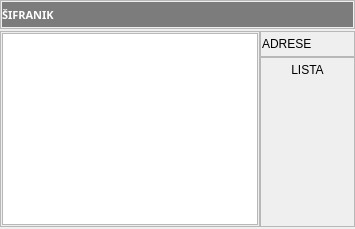
       <widget class="QFrame" name="frame_3">
        <property name="frameShape">
         <enum>QFrame::NoFrame</enum>
        </property>
        <property name="frameShadow">
         <enum>QFrame::Raised</enum>
        </property>
        <layout class="QVBoxLayout" name="verticalLayout_3">
         <property name="spacing">
          <number>0</number>
         </property>
         <property name="leftMargin">
          <number>0</number>
         </property>
         <property name="topMargin">
          <number>0</number>
         </property>
         <property name="rightMargin">
          <number>0</number>
         </property>
         <property name="bottomMargin">
          <number>0</number>
         </property>
         <item>
          <widget class="QFrame" name="frame_15">
           <property name="frameShape">
            <enum>QFrame::StyledPanel</enum>
           </property>
           <property name="frameShadow">
            <enum>QFrame::Raised</enum>
           </property>
           <layout class="QHBoxLayout" name="horizontalLayout_2">
            <property name="spacing">
             <number>1</number>
            </property>
            <property name="leftMargin">
             <number>1</number>
            </property>
            <property name="topMargin">
             <number>1</number>
            </property>
            <property name="rightMargin">
             <number>1</number>
            </property>
            <property name="bottomMargin">
             <number>1</number>
            </property>
            <item>
             <widget class="QLabel" name="lblSifanikTitle">
              <property name="sizePolicy">
               <sizepolicy hsizetype="Preferred" vsizetype="Maximum">
                <horstretch>0</horstretch>
                <verstretch>0</verstretch>
               </sizepolicy>
              </property>
              <property name="minimumSize">
               <size>
                <width>0</width>
                <height>25</height>
               </size>
              </property>
              <property name="maximumSize">
               <size>
                <width>16777215</width>
                <height>25</height>
               </size>
              </property>
              <property name="font">
               <font>
                <family>Sans Serif</family>
                <pointsize>8</pointsize>
                <weight>75</weight>
                <italic>false</italic>
                <bold>true</bold>
               </font>
              </property>
              <property name="styleSheet">
               <string notr="true">color: rgb(255, 255, 255);
background-color: rgb(124, 124, 124);
</string>
              </property>
              <property name="text">
               <string>ŠIFRANIK</string>
              </property>
             </widget>
            </item>
           </layout>
          </widget>
         </item>
         <item>
          <widget class="QFrame" name="frame_16">
           <property name="sizePolicy">
            <sizepolicy hsizetype="Preferred" vsizetype="Expanding">
             <horstretch>0</horstretch>
             <verstretch>0</verstretch>
            </sizepolicy>
           </property>
           <property name="frameShape">
            <enum>QFrame::NoFrame</enum>
           </property>
           <property name="frameShadow">
            <enum>QFrame::Raised</enum>
           </property>
           <layout class="QHBoxLayout" name="horizontalLayout_4">
            <property name="spacing">
             <number>0</number>
            </property>
            <property name="leftMargin">
             <number>0</number>
            </property>
            <property name="topMargin">
             <number>2</number>
            </property>
            <property name="rightMargin">
             <number>0</number>
            </property>
            <property name="bottomMargin">
             <number>2</number>
            </property>
            <item>
             <widget class="QFrame" name="frame_17">
              <property name="frameShape">
               <enum>QFrame::StyledPanel</enum>
              </property>
              <property name="frameShadow">
               <enum>QFrame::Raised</enum>
              </property>
              <layout class="QVBoxLayout" name="verticalLayout_4">
               <property name="spacing">
                <number>1</number>
               </property>
               <property name="leftMargin">
                <number>1</number>
               </property>
               <property name="topMargin">
                <number>1</number>
               </property>
               <property name="rightMargin">
                <number>1</number>
               </property>
               <property name="bottomMargin">
                <number>1</number>
               </property>
               <item>
                <widget class="QTreeWidget" name="treeSifre">
                 <property name="font">
                  <font>
                   <pointsize>8</pointsize>
                   <weight>50</weight>
                   <bold>false</bold>
                  </font>
                 </property>
                 <property name="headerHidden">
                  <bool>true</bool>
                 </property>
                 <column>
                  <property name="text">
                   <string>1</string>
                  </property>
                 </column>
                 <column>
                  <property name="text">
                   <string>2</string>
                  </property>
                 </column>
                </widget>
               </item>
              </layout>
             </widget>
            </item>
            <item>
             <widget class="QFrame" name="frame_18">
              <property name="frameShape">
               <enum>QFrame::NoFrame</enum>
              </property>
              <property name="frameShadow">
               <enum>QFrame::Raised</enum>
              </property>
              <layout class="QVBoxLayout" name="verticalLayout_6">
               <property name="spacing">
                <number>0</number>
               </property>
               <property name="leftMargin">
                <number>0</number>
               </property>
               <property name="topMargin">
                <number>0</number>
               </property>
               <property name="rightMargin">
                <number>0</number>
               </property>
               <property name="bottomMargin">
                <number>0</number>
               </property>
               <item>
                <widget class="QFrame" name="frame_20">
                 <property name="frameShape">
                  <enum>QFrame::NoFrame</enum>
                 </property>
                 <property name="frameShadow">
                  <enum>QFrame::Raised</enum>
                 </property>
                 <layout class="QVBoxLayout" name="verticalLayout_5">
                  <property name="spacing">
                   <number>0</number>
                  </property>
                  <property name="leftMargin">
                   <number>0</number>
                  </property>
                  <property name="topMargin">
                   <number>0</number>
                  </property>
                  <property name="rightMargin">
                   <number>0</number>
                  </property>
                  <property name="bottomMargin">
                   <number>0</number>
                  </property>
                  <item>
                   <widget class="QFrame" name="frame_4">
                    <property name="frameShape">
                     <enum>QFrame::StyledPanel</enum>
                    </property>
                    <property name="frameShadow">
                     <enum>QFrame::Raised</enum>
                    </property>
                    <layout class="QHBoxLayout" name="horizontalLayout_18">
                     <property name="spacing">
                      <number>1</number>
                     </property>
                     <property name="leftMargin">
                      <number>1</number>
                     </property>
                     <property name="topMargin">
                      <number>1</number>
                     </property>
                     <property name="rightMargin">
                      <number>1</number>
                     </property>
                     <property name="bottomMargin">
                      <number>1</number>
                     </property>
                     <item>
                      <widget class="QLabel" name="label_15">
                       <property name="sizePolicy">
                        <sizepolicy hsizetype="Expanding" vsizetype="Preferred">
                         <horstretch>0</horstretch>
                         <verstretch>0</verstretch>
                        </sizepolicy>
                       </property>
                       <property name="frameShape">
                        <enum>QFrame::NoFrame</enum>
                       </property>
                       <property name="text">
                        <string>ADRESE</string>
                       </property>
                      </widget>
                     </item>
                     <item>
                      <widget class="QPushButton" name="pushButton">
                       <property name="sizePolicy">
                        <sizepolicy hsizetype="Minimum" vsizetype="Fixed">
                         <horstretch>0</horstretch>
                         <verstretch>0</verstretch>
                        </sizepolicy>
                       </property>
                       <property name="cursor">
                        <cursorShape>PointingHandCursor</cursorShape>
                       </property>
                       <property name="text">
                        <string/>
                       </property>
                       <property name="icon">
                        <iconset resource="../../resources/DonatForm.qrc">
                         <normaloff>:/InDonat/Forms/images/ig_menuBlueUp.gif</normaloff>:/InDonat/Forms/images/ig_menuBlueUp.gif</iconset>
                       </property>
                       <property name="iconSize">
                        <size>
                         <width>16</width>
                         <height>24</height>
                        </size>
                       </property>
                       <property name="flat">
                        <bool>true</bool>
                       </property>
                      </widget>
                     </item>
                    </layout>
                   </widget>
                  </item>
                  <item>
                   <widget class="QFrame" name="frame_21">
                    <property name="frameShape">
                     <enum>QFrame::StyledPanel</enum>
                    </property>
                    <property name="frameShadow">
                     <enum>QFrame::Raised</enum>
                    </property>
                    <layout class="QVBoxLayout" name="verticalLayout_7">
                     <property name="spacing">
                      <number>1</number>
                     </property>
                     <property name="leftMargin">
                      <number>1</number>
                     </property>
                     <property name="topMargin">
                      <number>1</number>
                     </property>
                     <property name="rightMargin">
                      <number>1</number>
                     </property>
                     <property name="bottomMargin">
                      <number>1</number>
                     </property>
                     <item>
                      <widget class="QPushButton" name="btnListaAdresa">
                       <property name="font">
                        <font>
                         <weight>50</weight>
                         <bold>false</bold>
                        </font>
                       </property>
                       <property name="cursor">
                        <cursorShape>PointingHandCursor</cursorShape>
                       </property>
                       <property name="text">
                        <string>LISTA</string>
                       </property>
                       <property name="icon">
                        <iconset resource="../../resources/DonatForm.qrc">
                         <normaloff>:/InDonat/Forms/images/icon_bullets.gif</normaloff>:/InDonat/Forms/images/icon_bullets.gif</iconset>
                       </property>
                       <property name="iconSize">
                        <size>
                         <width>16</width>
                         <height>24</height>
                        </size>
                       </property>
                       <property name="flat">
                        <bool>true</bool>
                       </property>
                      </widget>
                     </item>
                     <item>
                      <spacer name="verticalSpacer">
                       <property name="orientation">
                        <enum>Qt::Vertical</enum>
                       </property>
                       <property name="sizeHint" stdset="0">
                        <size>
                         <width>20</width>
                         <height>40</height>
                        </size>
                       </property>
                      </spacer>
                     </item>
                    </layout>
                   </widget>
                  </item>
                 </layout>
                </widget>
               </item>
              </layout>
             </widget>
            </item>
           </layout>
          </widget>
         </item>
        </layout>
       </widget>
